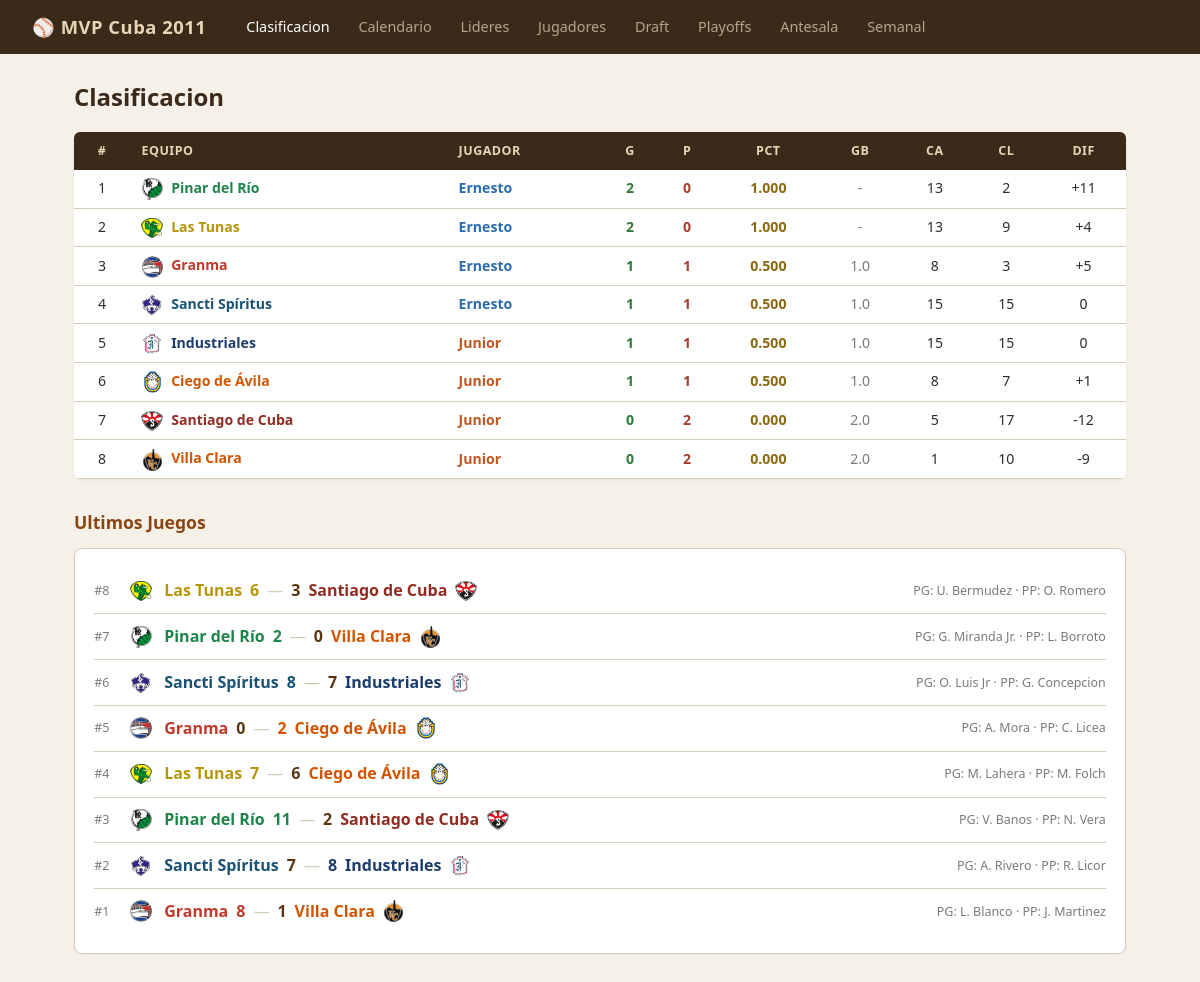
The page / on the database its author committed.
### tables this page shows
CREATE TABLE teams (
            id INTEGER PRIMARY KEY,
            name TEXT NOT NULL,
            short_name TEXT NOT NULL,
            full_name TEXT NOT NULL,
            owner TEXT NOT NULL,
            rank_overall INTEGER,
            rank_pitching INTEGER,
            rank_batting INTEGER,
            rank_fielding INTEGER,
            rank_speed INTEGER,
            rank_pre_draft INTEGER,
            rank_post_draft INTEGER,
            color_primary TEXT,
            color_secondary TEXT,
            logo_file TEXT,
            banner_file TEXT
        );

CREATE TABLE games (
            id INTEGER PRIMARY KEY,
            schedule_id INTEGER UNIQUE REFERENCES schedule(id),
            date TEXT,
            home_runs INTEGER,
            away_runs INTEGER,
            home_hits INTEGER,
            away_hits INTEGER,
            home_errors INTEGER,
            away_errors INTEGER,
            winning_pitcher_id INTEGER REFERENCES players(id),
            losing_pitcher_id INTEGER REFERENCES players(id),
            save_pitcher_id INTEGER REFERENCES players(id),
            notes TEXT
        , home_linescore TEXT, away_linescore TEXT);

CREATE TABLE schedule (
            id INTEGER PRIMARY KEY,
            game_num INTEGER,
            week_num INTEGER,
            home_team_id INTEGER REFERENCES teams(id),
            away_team_id INTEGER REFERENCES teams(id),
            phase TEXT DEFAULT 'regular',
            series_game INTEGER
        );

CREATE TABLE players (
            id INTEGER PRIMARY KEY,
            team_id INTEGER REFERENCES teams(id),
            name TEXT NOT NULL,
            full_name TEXT,
            position TEXT NOT NULL,
            bats_throws TEXT,
            role TEXT NOT NULL,
            lineup_order INTEGER,
            bullpen_role TEXT,
            is_drafted INTEGER DEFAULT 0,
            photo_file TEXT
        );

### blueprints/main/routes.py (the view)
@main_bp.route('/')
def index() -> str:
    standings = get_standings()
    recent = get_recent_games()
    teams = get_all_teams()
    return render_template('index.html', standings=standings, recent=recent, teams=teams)

### db.py (called while the page is built)
def get_db() -> sqlite3.Connection:
    if 'db' not in g:
        from flask import current_app
        g.db = sqlite3.connect(current_app.config['DB_PATH'])
        g.db.row_factory = sqlite3.Row
        cursor = g.db.cursor()
        cursor.execute('PRAGMA journal_mode=WAL')
        cursor.execute('PRAGMA synchronous=NORMAL')
        cursor.execute('PRAGMA foreign_keys=ON')
        cursor.execute('PRAGMA busy_timeout=5000')
        cursor.close()
    return g.db

### services/standings.py (called while the page is built)
def get_all_teams() -> list[sqlite3.Row]:
    return get_db().execute("SELECT * FROM teams ORDER BY name").fetchall()

### templates/index.html (shortened to what this page needs)
{% extends "base.html" %}
{% from 'components/team_link.html' import team_link %}
{% from 'components/owner_badge.html' import owner_badge %}
{% from 'components/logo_img.html' import logo_img %}
{% from 'components/game_score.html' import game_score %}
{% from 'components/pitcher_credits.html' import pitcher_credits %}
{% block content %}
<h1>Clasificacion</h1>
<table class="standings">
    <thead>
        <tr>
            <th class="num">#</th>
            <th>Equipo</th>
            <th>Jugador</th>
            <th class="num">G</th>
            <th class="num">P</th>
            <th class="num">PCT</th>
            <th class="num">GB</th>
            <th class="num">CA</th>
            <th class="num">CL</th>
            <th class="num">DIF</th>
        </tr>
    </thead>
    <tbody>
        {% for s in standings %}
        <tr>
            <td class="num">{{ loop.index }}</td>
            <td>{{ team_link(s.short_name, s.name, s.color_primary, s.logo_file) }}</td>
            <td>{{ owner_badge(s.owner) }}</td>
            <td class="num win">{{ s.wins }}</td>
            <td class="num loss">{{ s.losses }}</td>
            <td class="num pct">{{ s.pct }}</td>
            <td class="num gb">{{ s.gb }}</td>
            <td class="num">{{ s.rs }}</td>
            <td class="num">{{ s.ra }}</td>
            <td class="num">{{ '+' if s.diff > 0 else '' }}{{ s.diff }}</td>
        </tr>
        {% endfor %}
    </tbody>
</table>
{% if recent %}
<h2>Ultimos Juegos</h2>
<div class="card">
    {% for g in recent %}
    <div class="recent-game">
        <a href="{{ url_for('games.game_detail', game_id=g.id) }}" style="display: flex; align-items: center; gap: 0.5rem; text-decoration: none;">
            <span style="color: var(--muted); font-size: 0.78rem; min-width: 28px;">#{{ g.game_num }}</span>
            {{ logo_img(g.home_logo) }}
            <span style="color: {{ g.home_color }}; font-weight: 600;">{{ g.home_name }}</span>
            {{ game_score(g.home_runs, g.away_runs, g.home_color, g.away_color) }}
            <span style="color: {{ g.away_color }}; font-weight: 600;">{{ g.away_name }}</span>
            {{ logo_img(g.away_logo) }}
        </a>
        <span style="color: var(--muted); font-size: 0.78rem;">
            {{ pitcher_credits(g.wp_name, g.lp_name) }}
        </span>
    </div>
    {% endfor %}
</div>
{% endif %}
{% endblock %}

### templates/components/team_link.html
{% from 'components/logo_img.html' import logo_img %}
{% macro team_link(short_name, name, color, logo_file=None) %}
{{ logo_img(logo_file) }}
<a href="{{ url_for('teams.team', short=short_name) }}" style="color: {{ color }}; font-weight: 600;">{{ name }}</a>
{% endmacro %}

### templates/components/owner_badge.html
{% macro owner_badge(owner) %}
<span class="owner-{{ owner|lower }}">{{ owner }}</span>
{% endmacro %}

### templates/components/logo_img.html
{% macro logo_img(logo_file, css_class='inline-logo', alt='') %}
{% if logo_file %}
<img src="{{ url_for('static', filename='graphics/' + logo_file) }}" class="{{ css_class }}" alt="{{ alt }}">
{% endif %}
{% endmacro %}

### templates/components/game_score.html
{% macro game_score(home_runs, away_runs, home_color, away_color) %}
<span class="game-score" style="{% if home_runs > away_runs %}color: {{ home_color }}{% endif %}">{{ home_runs }}</span>
<span style="color: var(--border);">—</span>
<span class="game-score" style="{% if away_runs > home_runs %}color: {{ away_color }}{% endif %}">{{ away_runs }}</span>
{% endmacro %}

### templates/components/pitcher_credits.html (shortened to what this page needs)
{% macro pitcher_credits(wp_name, lp_name, sv_name=None) %}
{% if wp_name %}PG: {{ wp_name }}{% endif %}
{% if lp_name %} &middot; PP: {{ lp_name }}{% endif %}
{% endmacro %}

### static/style.css (style rules this page uses)
:root { --bg: #f5f0e8; --bg-alt: #ece6da; --card: #ffffff; --text: #2d2d2d; --muted: #7a7a7a; --accent: #8b4513; --link: #5a3510; --green: #2d7a3a; --red: #a63d2f; --gold: #8b6914; --border: #d4cab8; --ernesto: #2b6cb0; --junior: #c05621; }
* { margin: 0; padding: 0; box-sizing: border-box; }
body { font-family: 'Segoe UI', system-ui, -apple-system, sans-serif; background: var(--bg); color: var(--text); line-height: 1.6; }
a { color: var(--link); text-decoration: none; }
h1 { color: #3b2a1a; margin-bottom: 1rem; font-size: 1.5rem; font-weight: 700; }
h2 { color: var(--accent); margin: 1.8rem 0 0.8rem; font-size: 1.1rem; font-weight: 600; }
table { width: 100%; border-collapse: collapse; margin-bottom: 1.5rem; background: var(--card); border-radius: 6px; overflow: hidden; box-shadow: 0 1px 3px rgba(0,0,0,0.06); }
th { background: #3b2a1a; color: #e8d5b5; padding: 0.55rem 0.7rem; text-align: left; font-size: 0.78rem; text-transform: uppercase; letter-spacing: 0.5px; font-weight: 600; }
td { padding: 0.45rem 0.7rem; border-bottom: 1px solid var(--border); font-size: 0.88rem; }
.num { text-align: center; }
.owner-ernesto { color: var(--ernesto); font-weight: 600; }
.owner-junior { color: var(--junior); font-weight: 600; }
.standings .win { color: var(--green); font-weight: 700; }
.standings .loss { color: var(--red); font-weight: 700; }
.standings .pct { color: var(--gold); font-weight: 600; }
.standings .gb { color: var(--muted); }
.card { background: var(--card); border: 1px solid var(--border); border-radius: 8px; padding: 1.2rem; margin-bottom: 1rem; box-shadow: 0 1px 3px rgba(0,0,0,0.04); }
.inline-logo { height: 22px; width: 22px; object-fit: contain; vertical-align: middle; margin-right: 4px; }
.recent-game { display: flex; justify-content: space-between; align-items: center; padding: 0.6rem 0; border-bottom: 1px solid var(--border); }
.recent-game:last-child { border-bottom: none; }
.game-score { font-weight: 700; font-size: 1rem; }

### rows shown on the page
teams: logo_file (picture), name "Pinar del Río", owner "Ernesto", wins "2", losses "0", pct "1.000", gb "-", rs "13", ra "2", diff "+", diff "11"
teams: logo_file (picture), name "Las Tunas", owner "Ernesto", wins "2", losses "0", pct "1.000", gb "-", rs "13", ra "9", diff "+", diff "4"
teams: logo_file (picture), name "Granma", owner "Ernesto", wins "1", losses "1", pct "0.500", gb "1.0", rs "8", ra "3", diff "+", diff "5"
teams: logo_file (picture), name "Sancti Spíritus", owner "Ernesto", wins "1", losses "1", pct "0.500", gb "1.0", rs "15", ra "15", diff "0"
teams: logo_file (picture), name "Industriales", owner "Junior", wins "1", losses "1", pct "0.500", gb "1.0", rs "15", ra "15", diff "0"
teams: logo_file (picture), name "Ciego de Ávila", owner "Junior", wins "1", losses "1", pct "0.500", gb "1.0", rs "8", ra "7", diff "+", diff "1"
teams: logo_file (picture), name "Santiago de Cuba", owner "Junior", wins "0", losses "2", pct "0.000", gb "2.0", rs "5", ra "17", diff "-12"
teams: logo_file (picture), name "Villa Clara", owner "Junior", wins "0", losses "2", pct "0.000", gb "2.0", rs "1", ra "10", diff "-9"
games: game_num "8", logo_file (picture), home_name "Las Tunas", home_runs "6", away_runs "3", away_name "Santiago de Cuba"
players: name "U. Bermudez"
players: name "O. Romero"
games: game_num "7", logo_file (picture), home_name "Pinar del Río", home_runs "2", away_runs "0", away_name "Villa Clara"
players: name "G. Miranda Jr."
players: name "L. Borroto"
games: game_num "6", logo_file (picture), home_name "Sancti Spíritus", home_runs "8", away_runs "7", away_name "Industriales"
players: name "O. Luis Jr"
players: name "G. Concepcion"
games: game_num "5", logo_file (picture), home_name "Granma", home_runs "0", away_runs "2", away_name "Ciego de Ávila"
players: name "A. Mora"
players: name "C. Licea"
games: game_num "4", logo_file (picture), home_name "Las Tunas", home_runs "7", away_runs "6", away_name "Ciego de Ávila"
players: name "M. Lahera"
players: name "M. Folch"
games: game_num "3", logo_file (picture), home_name "Pinar del Río", home_runs "11", away_runs "2", away_name "Santiago de Cuba"
players: name "V. Banos"
players: name "N. Vera"
games: game_num "2", logo_file (picture), home_name "Sancti Spíritus", home_runs "7", away_runs "8", away_name "Industriales"
players: name "A. Rivero"
players: name "R. Licor"
games: game_num "1", logo_file (picture), home_name "Granma", home_runs "8", away_runs "1", away_name "Villa Clara"
players: name "L. Blanco"
players: name "J. Martinez"
